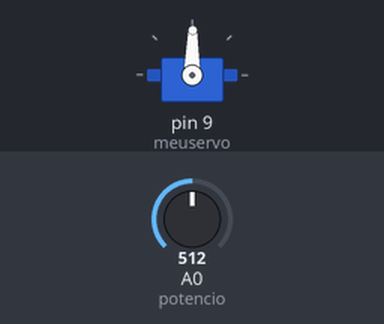
The sketch below on a simulated Arduino Uno, built with avr-gcc and run on an emulated ATmega328P. Parts: servo. The test bench sets the inputs (shaded band); at power-on: A0 (potencio) = 512.

Above: at 1.2 s.
1.3 s: A0 (potencio) set to 716
At 2.5 s:
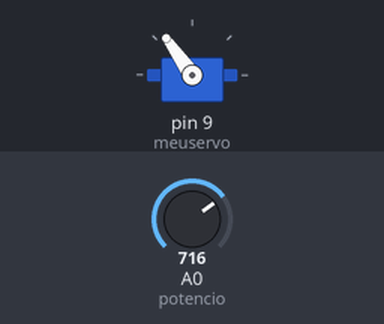
2.8 s: A0 (potencio) set to 900
At 3.9 s:
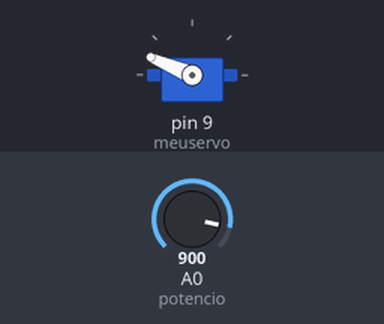
4.3 s: A0 (potencio) set to 1023
At 5.1 s:
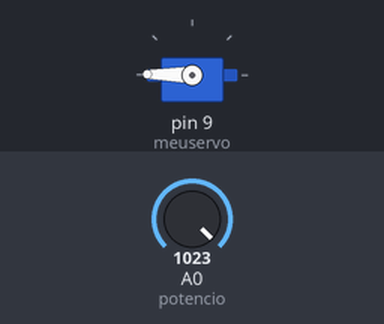
5.8 s: A0 (potencio) set to 306
At 6.2 s:
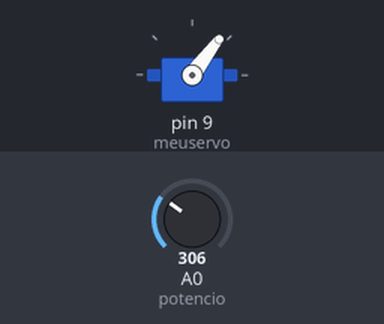
7.3 s: A0 (potencio) set to 122
At 8.5 s:
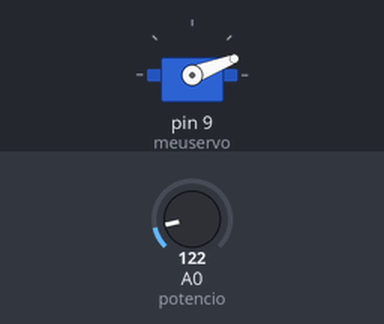
8.8 s: A0 (potencio) set to 511
At 9.6 s:
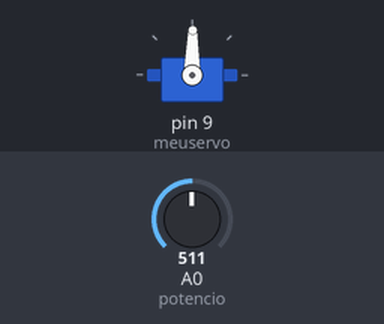
Timing chart, 0 to 11.3 s (numbered marks = the images above; inputs shaded):
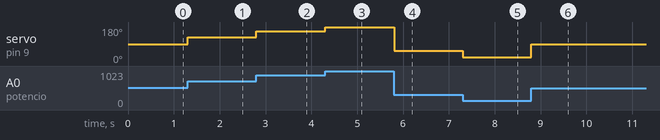

Measured:
- after the input at 1.3 s, servo on pin 9 (meuservo): 89° → 125° at once
- after the input at 2.8 s, servo on pin 9 (meuservo): 125° → 157° at once
- after the input at 4.3 s, servo on pin 9 (meuservo): 157° → 179° at once
- after the input at 5.8 s, servo on pin 9 (meuservo): 179° → 53° at once
- after the input at 7.3 s, servo on pin 9 (meuservo): 53° → 21° at once
- after the input at 8.8 s, servo on pin 9 (meuservo): 21° → 89° at once

The sketch:

controle_de_posi__o2.ino
```cpp
// Código exemplo para teste de Micro Servo Motor SG90
// Movimento do servo através de potenciômetro

#include <Servo.h> // Inclui a Biblioteca Servo.h

Servo meuservo; // Inicializa o servo no modo de teste
int angulo = 0; // Ajusta o ângulo inicial do Servo
int potencio = A0; // Inicializa o pino analógico para o potenciômetro

void setup() {
 meuservo.attach(9); // Define que o Servo está conectado a Porta 9
}

void loop() {
 angulo = analogRead(potencio); // Faz a leitura do valor do potenciômetro
 angulo = map(angulo, 0, 1023, 0, 179); // Associa o valor do potenciômetro ao valor do ângulo
 meuservo.write(angulo); // Comando para posicionar o servo no ângulo especificado
 delay(5);
}
```
